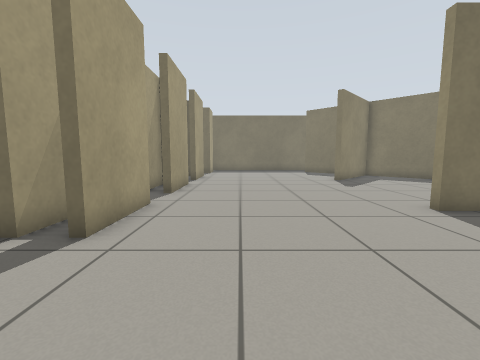
view 1 (above)

24 first-person views from a walk through a world built for the Gazebo simulator. The camera is 0.72 m above the floor, tilts 6° down and sees 90° across. The floor is counted in squares, 0.5 m on a side. Each view is taken from the middle of a square. On the plan, view 1 faces up. The plan holds only what a view shows up to about 13 squares ahead; the rest is blank.

view 2
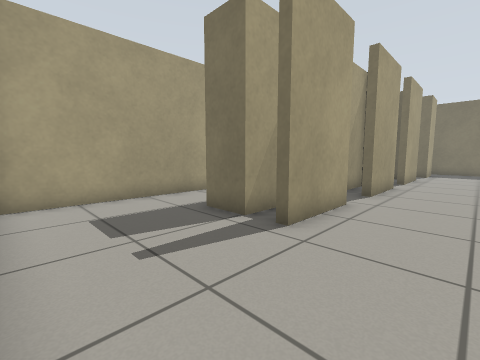

view 3
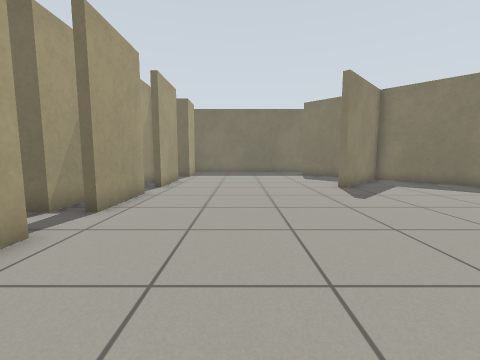

view 4
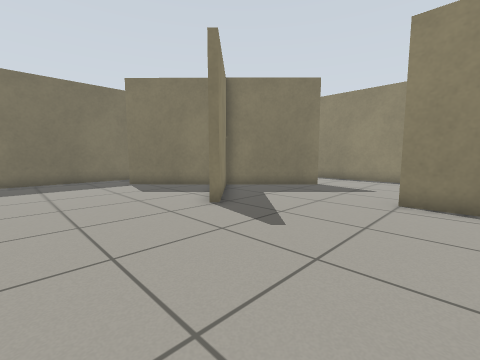

view 5
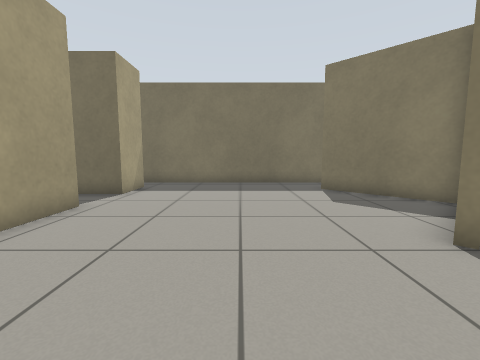

view 6
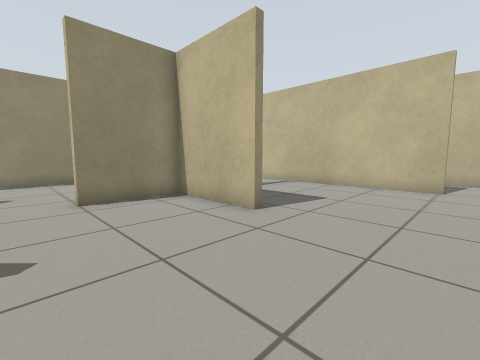

view 7
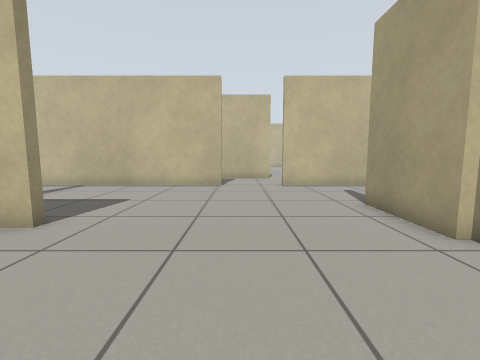

view 8
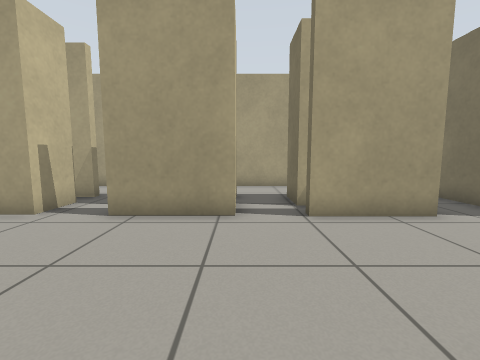

view 9
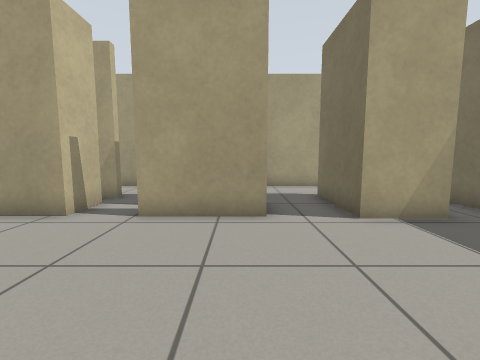

view 10
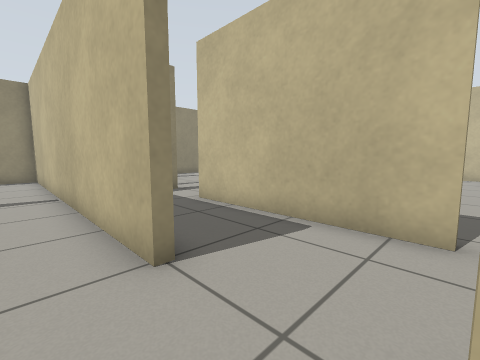

view 11
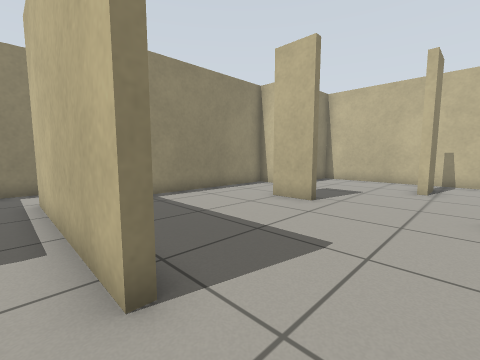

view 12
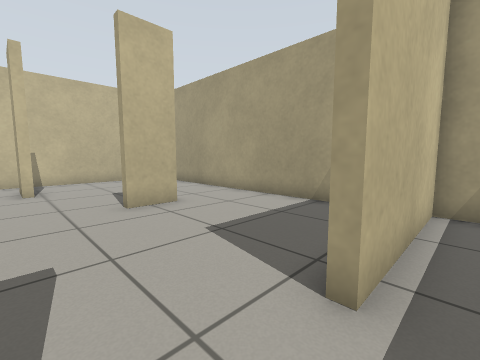

view 13
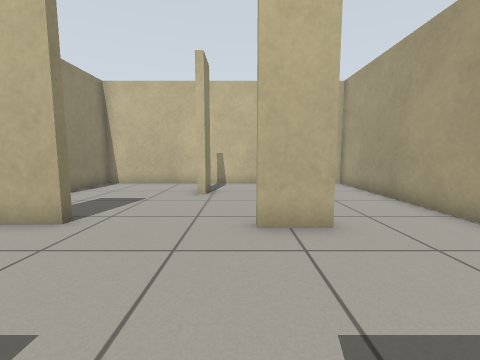

view 14
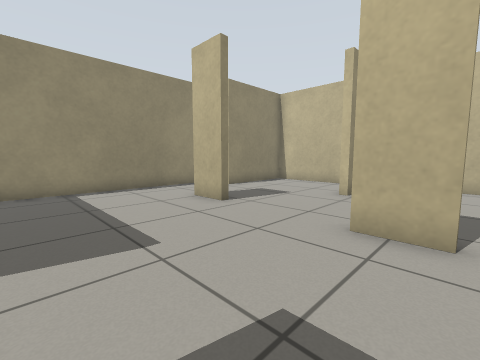

view 15
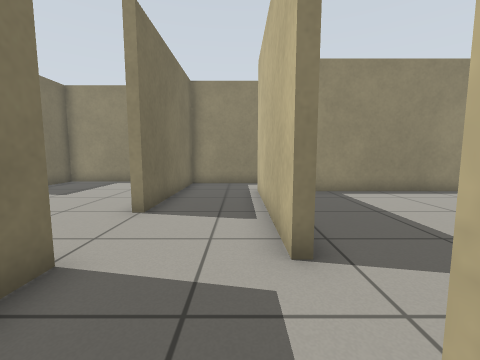

view 16
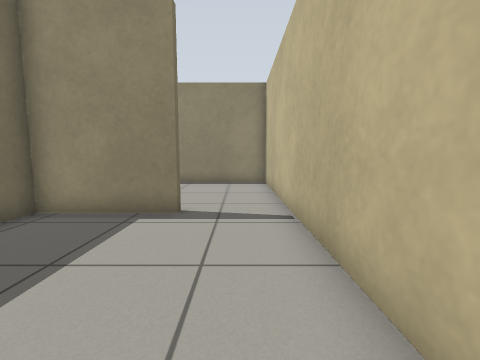

view 17
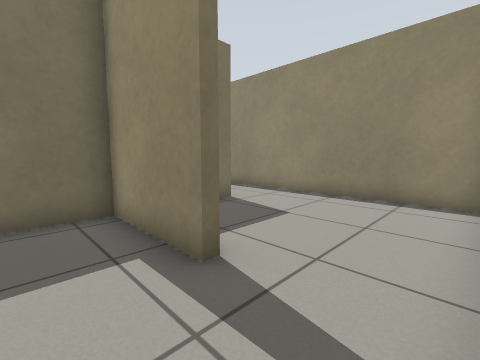

view 18
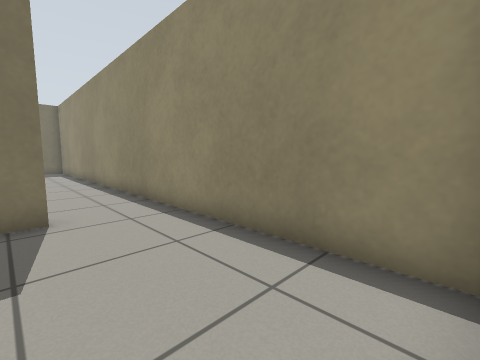

view 19
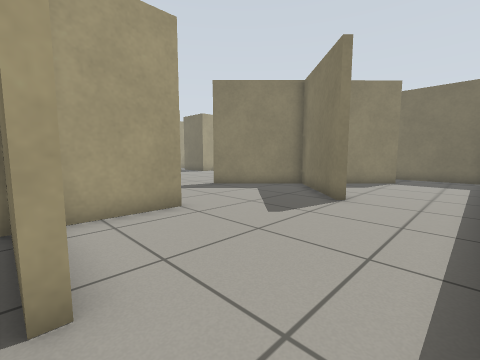

view 20
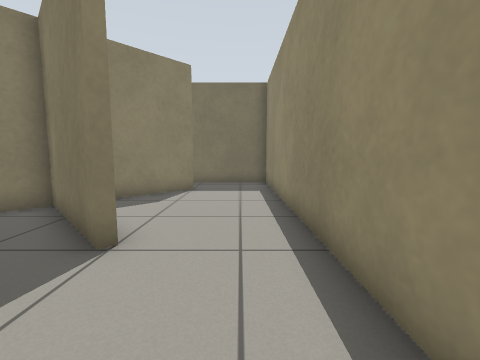

view 21
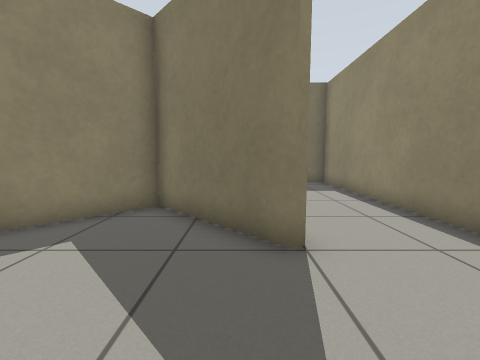

view 22
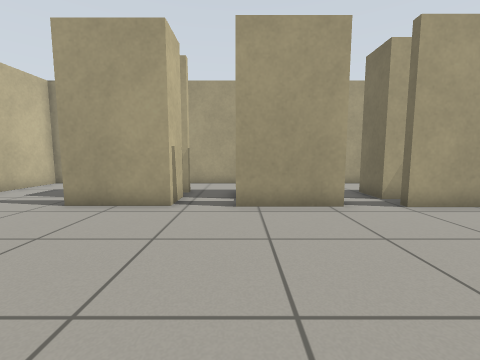

view 23
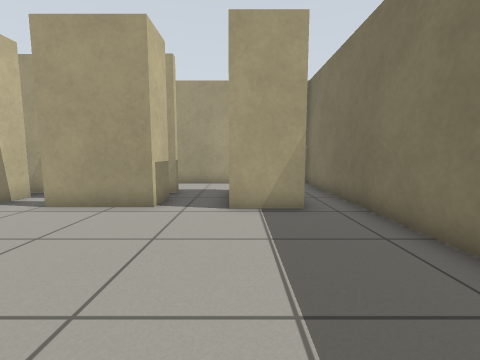

view 24
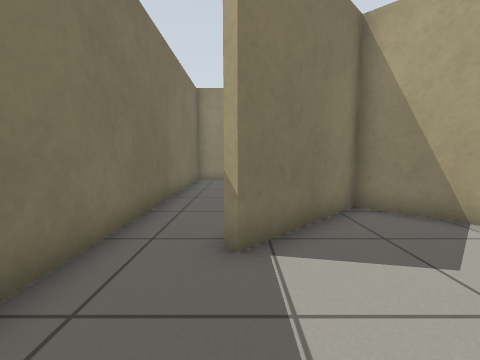

### Floor plan
Ten units are one square. View 1 is at (0, 0); x grows to the right and y downward. Boxes are objects, and circles mark ways between rooms. Rooms are numbered by the first view taken in them; rooms with no view inside come last. Other rooms are left out.
<svg viewBox="-86 -228 245 404">
<path fill="none" stroke="#000" d="M50 -63 88 -63 88 -96M67 -150 85 -169 54 -200 57 -203M91 -96 91 -68M-39 -116 -39 -89 -44 -89M-41 -119 -25 -119 -25 -89M-39 -142 -39 -136 -52 -136M-42 -71 -27 -71 -27 -40M-54 -119 -50 -119M-39 -161 -39 -146M-39 -54 -39 -40 -54 -40M-41 -166 -25 -166 -25 -136 -29 -136M121 -138 118 -135 87 -167 56 -135M-50 -167 -50 -162M92 -25 88 -25 88 -60 50 -60M-23 -207 -23 -187 -54 -187M-81 -89 -81 3 -10 3M17 3 94 3M74 -223 -81 -223M154 -54 154 -146M-81 -196 -81 -105M-8 41 -8 37 57 37M-10 6 -18 6M-81 29 -81 37 -32 37 -32 41M81 44 81 6 17 6M7 103 7 99 23 99M-48 100 -48 96 -32 96 -32 100M-18 151 -18 136 -15 136 -15 151M-81 61 -81 171M54 129 54 49M-58 171 37 171 37 129M126 -60 91 -60M94 3 154 3 154 -54M121 -201 98 -178M154 -146 154 -223 134 -223M134 -223 74 -223"/>
<circle cx="0" cy="10" r="3" fill="#2a7"/>
<circle cx="140" cy="-60" r="3" fill="#2a7"/>
<circle cx="90" cy="-10" r="3" fill="#2a7"/>
<circle cx="140" cy="-140" r="3" fill="#2a7"/>
<circle cx="78" cy="-205" r="3" fill="#2a7"/>
<circle cx="-20" cy="40" r="3" fill="#2a7"/>
<circle cx="125" cy="-215" r="3" fill="#2a7"/>
<text x="30" y="-110">1</text>
<text x="0" y="30">2</text>
<text x="-20" y="100">3</text>
<text x="120" y="-30">4</text>
<text x="130" y="-180">5</text>
<text x="100" y="-210">6</text>
</svg>
Room 1 opens to room 2. Room 1 opens to room 4. Room 1 opens to room 5. Room 1 opens to room 6. Room 2 opens to room 3. Room 5 opens to room 6.

Where each view was taken, in squares from view 1:
view 1: 0 up, 0 right, facing up
view 2: 0 up, 0 right, facing up-left
view 3: 3 up, 1 right, facing up
view 4: 8 up, 1 right, facing up-right
view 5: 10 up, 2 right, facing up
view 6: 11 up, 1 right, facing down-right
view 7: 11 up, 1 right, facing down
view 8: 12 up, 3 right, facing left
view 9: 16 up, 3 right, facing left
view 10: 1 up, 1 left, facing down-right
view 11: 3 down, 3 left, facing down-right
view 12: 3 down, 1 left, facing down-left
view 13: 5 down, 3 left, facing down
view 14: 5 down, 5 left, facing down-right
view 15: 3 down, 4 left, facing right
view 16: 1 up, 3 right, facing right
view 17: 0 up, 7 right, facing up-right
view 18: 0 up, 12 right, facing up-right
view 19: 6 up, 15 right, facing up-left
view 20: 10 up, 14 right, facing up
view 21: 10 up, 11 right, facing up
view 22: 9 up, 4 right, facing left
view 23: 19 up, 4 right, facing left
view 24: 20 up, 2 right, facing right
